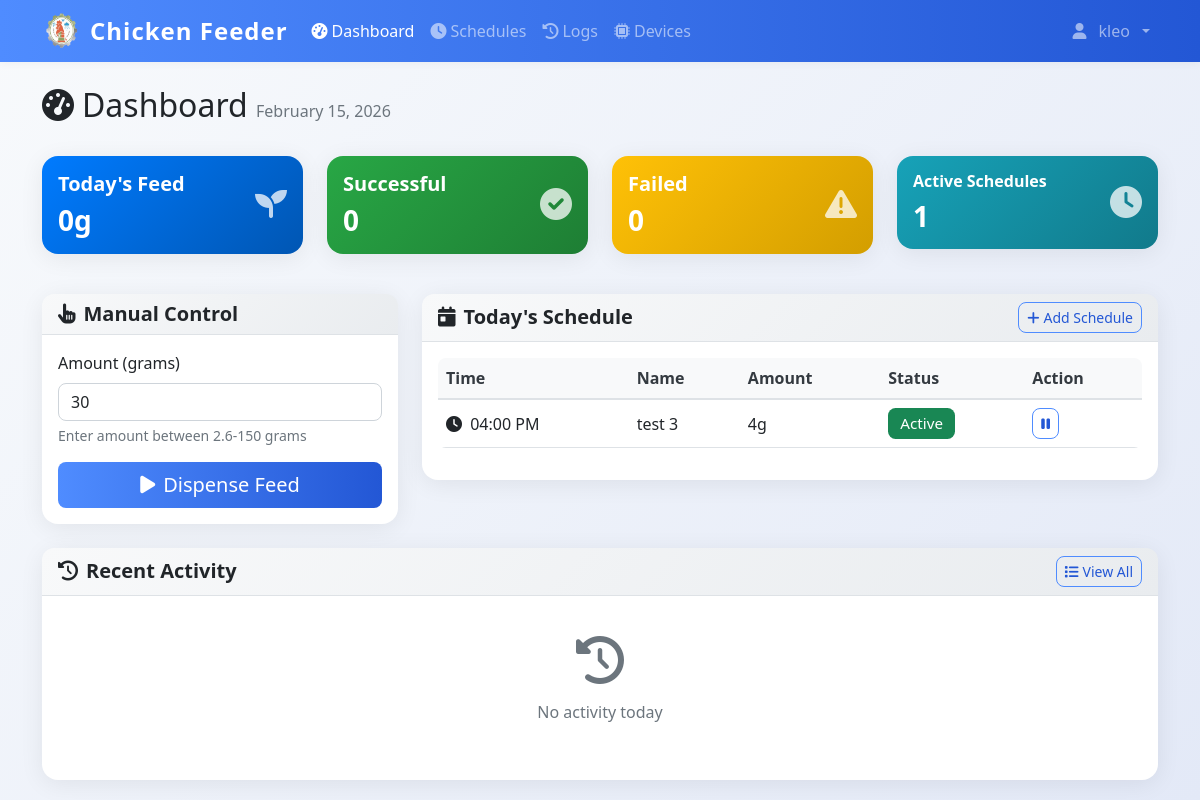
Page /dashboard (signed in) on the committed database.
### models.py (models this page shows)
class User(UserMixin, db.Model):
    id = db.Column(db.Integer, primary_key=True)
    username = db.Column(db.String(80), unique=True, nullable=False)
    email = db.Column(db.String(120), unique=True, nullable=False)
    password_hash = db.Column(db.String(120), nullable=False)
    iot_device_url = db.Column(db.String(255), nullable=True)  # e.g., 'http://192.168.1.100:5000' or 'pi_klei'
    is_admin = db.Column(db.Boolean, default=True)
    created_at = db.Column(db.DateTime, default=datetime.now)

class FeedSchedule(db.Model):
    id = db.Column(db.Integer, primary_key=True)
    name = db.Column(db.String(100), nullable=False)
    feed_time = db.Column(db.Time, nullable=False)
    amount_grams = db.Column(db.Integer, nullable=False)
    is_active = db.Column(db.Boolean, default=True)
    created_by = db.Column(db.Integer, db.ForeignKey('user.id'), nullable=False)
    created_at = db.Column(db.DateTime, default=datetime.now)
    user = db.relationship('User', backref=db.backref('schedules', lazy=True))

### app.py (the view)
@app.route('/dashboard', methods=['GET', 'POST'])
@login_required
def dashboard():
    from utils.model_utils import get_feed_ratio
    today_schedules = FeedSchedule.query.filter_by(created_by=current_user.id, is_active=True).order_by(FeedSchedule.feed_time).all()
    today_start = datetime.now().replace(hour=0, minute=0, second=0, microsecond=0)
    today_logs = DispenseLog.query.filter(
        DispenseLog.timestamp >= today_start,
        DispenseLog.triggered_by == current_user.id
    ).order_by(DispenseLog.timestamp.desc()).all()
    total_today = sum(log.amount_grams for log in today_logs if log.status == 'success')
    feed_config = get_feed_ratio()
    gps = feed_config.get('grams_per_second', 2.0)
    min_grams = max(1, round(0.1 * gps, 1))
    return render_template('dashboard.html',
                         schedules=today_schedules,
                         logs=today_logs,
                         total_today=total_today,
                         min_grams=min_grams)

### templates/dashboard.html (shortened to what this page needs)
{% extends "base.html" %}
{% block content %}
<div class="container mt-4">
    <div class="row mb-4">
    <div class="col">
        <h1 class="h2">
            <i class="fas fa-tachometer-alt me-2"></i>Dashboard
            <span class="text-muted fs-6">{{ datetime.now().strftime('%B %d, %Y') }}</span>
        </h1>
    </div>
</div>
<div class="row mb-4">
    <div class="col-md-3 mb-3">
        <div class="card bg-primary text-white">
            <div class="card-body">
                <div class="d-flex justify-content-between">
                    <div>
                        <h5 class="card-title">Today's Feed</h5>
                        <h3 class="mb-0" id="total-today">{{ total_today }}g</h3>
                    </div>
                    <div class="align-self-center">
                        <i class="fas fa-seedling fa-2x opacity-75"></i>
                    </div>
                </div>
            </div>
        </div>
    </div>
    <div class="col-md-3 mb-3">
        <div class="card bg-success text-white">
            <div class="card-body">
                <div class="d-flex justify-content-between">
                    <div>
                        <h5 class="card-title">Successful</h5>
                        <h3 class="mb-0" id="successful-today">{{ logs|selectattr('status', 'equalto', 'success')|list|length }}</h3>
                    </div>
                    <div class="align-self-center">
                        <i class="fas fa-check-circle fa-2x opacity-75"></i>
                    </div>
                </div>
            </div>
        </div>
    </div>
    <div class="col-md-3 mb-3">
        <div class="card bg-warning text-white">
            <div class="card-body">
                <div class="d-flex justify-content-between">
                    <div>
                        <h5 class="card-title">Failed</h5>
                        <h3 class="mb-0" id="failed-today">{{ logs|selectattr('status', 'equalto', 'failure')|list|length }}</h3>
                    </div>
                    <div class="align-self-center">
                        <i class="fas fa-exclamation-triangle fa-2x opacity-75"></i>
                    </div>
                </div>
            </div>
        </div>
    </div>
    <div class="col-md-3 mb-3">
        <div class="card bg-info text-white">
            <div class="card-body">
                <div class="d-flex justify-content-between">
                    <div>
                        <h5 class="card-title fs-6">Active Schedules</h5>
                        <h3 class="mb-0">{{ schedules|selectattr('is_active')|list|length }}</h3>
                    </div>
                    <div class="align-self-center">
                        <i class="fas fa-clock fa-2x opacity-75"></i>
                    </div>
                </div>
            </div>
        </div>
    </div>
</div>
<div class="row">
    <div class="col-lg-4 mb-4">
        <div class="card">
            <div class="card-header">
                <h5 class="card-title mb-0">
                    <i class="fas fa-hand-pointer me-2"></i>Manual Control
                </h5>
            </div>
            <div class="card-body">
                <form id="manual-dispense-form">
                    <div class="mb-3">
                        <label for="amount" class="form-label">Amount (grams)</label>
                        <input type="number" class="form-control" id="amount" min="{{ min_grams }}" max="150" value="30" step="0.1" required>
                        <div class="form-text">Enter amount between {{ min_grams }}-150 grams</div>
                    </div>
                    <div class="d-grid">
                        <button type="submit" class="btn btn-primary btn-lg" id="dispense-btn">
                            <i class="fas fa-play me-2"></i>Dispense Feed
                        </button>
                    </div>
                </form>
            </div>
        </div>
    </div>
    <div class="col-lg-8 mb-4">
        <div class="card">
            <div class="card-header d-flex justify-content-between align-items-center">
                <h5 class="card-title mb-0">
                    <i class="fas fa-calendar-day me-2"></i>Today's Schedule
                </h5>
                <a href="{{ url_for('schedules') }}" class="btn btn-outline-primary btn-sm">
                    <i class="fas fa-plus me-1"></i>Add Schedule
                </a>
            </div>
            <div class="card-body">
                {% if schedules %}
                <div class="table-responsive">
                    <table class="table table-hover">
                        <thead>
                            <tr>
                                <th>Time</th>
                                <th>Name</th>
                                <th>Amount</th>
                                <th>Status</th>
                                <th>Action</th>
                            </tr>
                        </thead>
                        <tbody>
                            {% for schedule in schedules %}
                            <tr>
                                <td>
                                    <i class="fas fa-clock me-1"></i>
                                    {{ schedule.feed_time.strftime('%I:%M %p') }}
                                </td>
                                <td>{{ schedule.name }}</td>
                                <td>{{ schedule.amount_grams }}g</td>
                                <td>
                                    {% if schedule.is_active %}
                                        <span class="badge bg-success">Active</span>
                                    {% else %}
                                        <span class="badge bg-secondary">Inactive</span>
                                    {% endif %}
                                </td>
                                <td>
                                    <button class="btn btn-sm btn-outline-primary"
                                            onclick="toggleSchedule({{ schedule.id }})">
                                        {% if schedule.is_active %}
                                            <i class="fas fa-pause"></i>
                                        {% else %}
                                            <i class="fas fa-play"></i>
                                        {% endif %}
                                    </button>
                                </td>
                            </tr>
                            {% endfor %}
                        </tbody>
                    </table>
                </div>
                {% endif %}
            </div>
        </div>
    </div>
</div>
<div class="row">
    <div class="col-12">
        <div class="card">
            <div class="card-header d-flex justify-content-between align-items-center">
                <h5 class="card-title mb-0">
                    <i class="fas fa-history me-2"></i>Recent Activity
                </h5>
                <a href="{{ url_for('logs') }}" class="btn btn-outline-primary btn-sm">
                    <i class="fas fa-list me-1"></i>View All
                </a>
            </div>
            <div class="card-body">
                {% if logs %}
                <div class="table-responsive">
                    <table class="table table-hover">
                        <thead>
                            <tr>
                                <th>Time</th>
                                <th>Type</th>
                                <th>Amount</th>
                                <th>Status</th>
                                <th>Details</th>
                            </tr>
                        </thead>
                        <tbody>
                            {% for log in logs[:10] %}
                            <tr>
                                <td>
                                    <small>{{ log.timestamp.strftime('%H:%M:%S') }}</small>
                                </td>
                                <td>
                                    {% if log.trigger_type == 'manual' %}
                                        <span class="badge bg-info">Manual</span>
                                    {% else %}
                                        <span class="badge bg-primary">Scheduled</span>
                                    {% endif %}
                                </td>
                                <td>{{ log.amount_grams }}g</td>
                                <td>
                                    {% if log.status == 'success' %}
                                        <span class="badge bg-success">
                                            <i class="fas fa-check me-1"></i>Success
                                        </span>
                                    {% else %}
                                        <span class="badge bg-danger">
                                            <i class="fas fa-times me-1"></i>Failed
                                        </span>
                                    {% endif %}
                                </td>
                                <td style="max-width: 300px;">
                                    {% if log.schedule %}
                                        {{ log.schedule.name }}
                                    {% elif log.error_message %}
                                        <small class="text-danger" title="{{ log.error_message }}" style="cursor: help;">
                                            {{ log.error_message[:100] }}{% if log.error_message|length > 100 %}...{% endif %}
                                        </small>
                                    {% else %}
                                        -
                                    {% endif %}
                                </td>
                            </tr>
                            {% endfor %}
                        </tbody>
                    </table>
                </div>
                {% else %}
                <div class="text-center text-muted py-4">
                    <i class="fas fa-history fa-3x mb-3"></i>
                    <p>No activity today</p>
                </div>
                {% endif %}
            </div>
        </div>
    </div>
</div>
</div>
{% endblock %}

### templates/base.html (shortened to what this page needs)
<!DOCTYPE html>
<html lang="en">
<head>
    <link href="https://cdn.jsdelivr.net/npm/bootstrap@5.1.3/dist/css/bootstrap.min.css" rel="stylesheet">
    <link href="https://cdnjs.cloudflare.com/ajax/libs/font-awesome/6.0.0/css/all.min.css" rel="stylesheet">
    <link href="{{ url_for('static', filename='css/style.css') }}" rel="stylesheet">
</head>
<body>
    {% if current_user.is_authenticated %}
    <nav class="navbar navbar-expand-lg navbar-dark bg-primary">
        <div class="container">
            <div class="d-flex align-items-center gap-2">
                <img src="{{ url_for('static', filename='img/chicken-logo.png') }}" alt="Logo" style="width:40px;height:40px;" >
                <a class="navbar-brand" href="{{ url_for('dashboard') }}">
                   Chicken Feeder
                </a>
            </div>
            <div class="collapse navbar-collapse" id="navbarNav">
                <ul class="navbar-nav me-auto">
                    <li class="nav-item">
                        <a class="nav-link {% if request.endpoint == 'dashboard' %}active{% endif %}"
                           href="{{ url_for('dashboard') }}">
                            <i class="fas fa-tachometer-alt me-1"></i>Dashboard
                        </a>
                    </li>
                    <li class="nav-item">
                        <a class="nav-link {% if request.endpoint in ['schedules', 'add_schedule'] %}active{% endif %}"
                           href="{{ url_for('schedules') }}">
                            <i class="fas fa-clock me-1"></i>Schedules
                        </a>
                    </li>
                    <li class="nav-item">
                        <a class="nav-link {% if request.endpoint == 'logs' %}active{% endif %}"
                           href="{{ url_for('logs') }}">
                            <i class="fas fa-history me-1"></i>Logs
                        </a>
                    </li>
                    <li class="nav-item">
                        <a class="nav-link {% if request.endpoint in ['devices', 'add_device'] %}active{% endif %}"
                           href="{{ url_for('devices') }}">
                            <i class="fas fa-microchip me-1"></i>Devices
                        </a>
                    </li>
                </ul>
                <ul class="navbar-nav">
                    <li class="nav-item dropdown">
                        <a class="nav-link dropdown-toggle d-flex align-items-center gap-2" href="#" id="navbarDropdown" role="button"
                           data-bs-toggle="dropdown" aria-expanded="false">
                            <i class="fas fa-user me-1 "></i>{{ current_user.username }}
                        </a>
                    </li>
                </ul>
            </div>
        </div>
    </nav>
    {% endif %}
    <main class="container-fluid align-items-center">
        {% block content %}{% endblock %}
    </main>
</body>
</html>

### rows in the picture
User: username "kleo"
FeedSchedule: feed_time "04:00 PM", name "test 3", amount_grams "4", is_active "Active"

### other values in the picture
{{ total_today }} "0"
{{ logs|selectattr('status', 'equalto', 'success')|list|length }} "0"
{{ logs|selectattr('status', 'equalto', 'failure')|list|length }} "0"
{{ schedules|selectattr('is_active')|list|length }} "1"
{{ min_grams }} "2.6"
